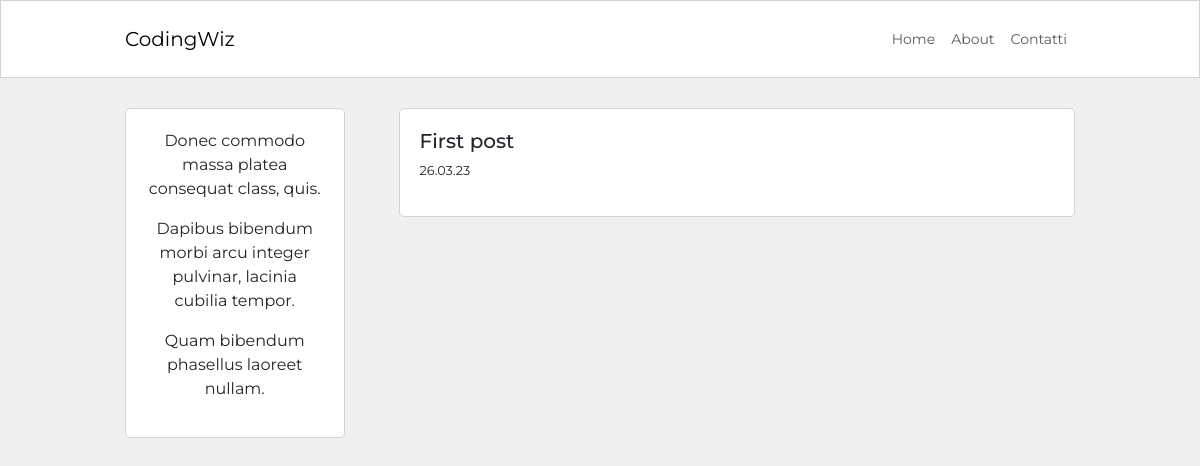
Before: / with the older database file.
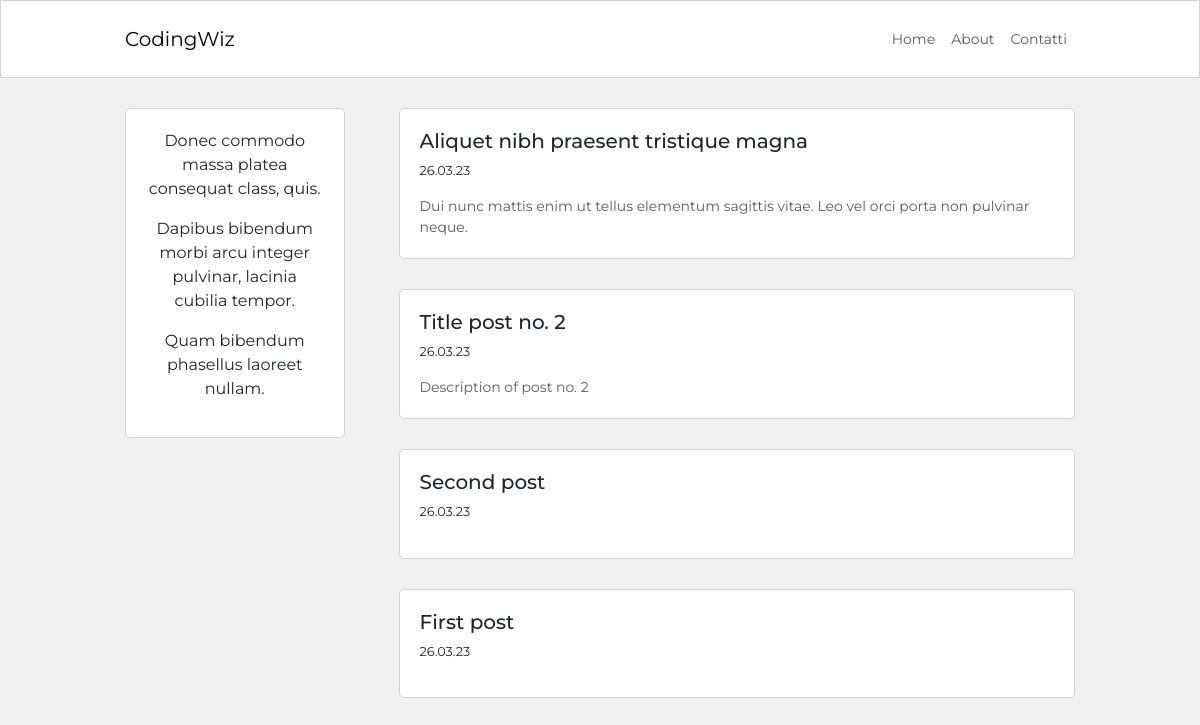
After: the same page with the newer database file.
### blog/models.py (models this page shows, shortened)
class Post(db.Model):
    id = db.Column(db.Integer, primary_key=True)
    user_id = db.Column(db.Integer, db.ForeignKey('user.id'), nullable=False)
    created_at = db.Column(db.DateTime, default=datetime.now)
    title = db.Column(db.String(120), nullable=False)
    description = db.Column(db.String(240))
    body = db.Column(db.Text(), nullable=False)

### blog/routes.py (the view)
@app.route("/")
def homepage():
    posts = Post.query.order_by(Post.created_at.desc()).all()
    return render_template("homepage.html", posts=posts)

### blog/templates/homepage.html (shortened to what this page needs)
{% extends 'base.html' %}
{% block content %}
    <div class="container content-container">
        <div class="row no-gutters">
            <div class="col-md-9 order-md-2">
                {% for post in posts %}
                <div class="single-post-home">
                    <h5>{{ post.title }}</h5>
                    <p class="p-small-created-date">{{ post.created_at.strftime('%d.%m.%y') }}</p>
                    {% if post.description %}
                    <p class="p-small-description text-muted mb-0">{{ post.description }}</p>
                    {% endif %}
                </div>
                {% endfor %}
            </div>
            <div class="col-md-3 order-md-1">
                <div class="about-snippet-block text-center">
                    {{ lipsum(n=3, min=5, max=10) }}
                </div>
            </div>
        </div>
    </div>
{% endblock content %}

### blog/templates/base.html (shortened to what this page needs)
<!DOCTYPE html>
<html lang="en">
<head>
    <link href="https://cdn.jsdelivr.net/npm/bootstrap@5.3.0-alpha2/dist/css/bootstrap.min.css" rel="stylesheet" >
    <link rel="stylesheet" href= "{{ url_for('static', filename="blog.css") }}">
</head>
<body>
    <nav class="navbar navbar-expand-lg navbar-bg-white">
        <div class="container navbar-container">
            <a class="navbar-brand" href="#">CodingWiz</a>
            <div class="collapse navbar-collapse" id="navbarSupportedContent">
                <ul class="navbar-nav ms-auto">
                  <li class="nav-item">
                    <a class="nav-link" href="{{ url_for('homepage') }}">Home</a>
                  </li>
                  <li class="nav-item">
                    <a class="nav-link" href="{{ url_for('about') }}">About</a>
                  </li>
                  <li class="nav-item">
                    <a class="nav-link" href="#">Contatti</a>
                  </li>
                </ul>
            </div>
        </div>
    </nav>
    {% block content %}
    {% endblock content %}
</body>
</html>

### blog/static/blog.css (style rules this page uses)
html, body { font-family: 'Montserrat', sans-serif; background-color: #f0f0f0; }
.navbar-bg-white { background-color: white; border: 1px solid #d3d3d3; }
.content-container { max-width: 950px; margin-top: 30px; margin-bottom: 30px; padding: 0px; }
.navbar-container { max-width: 950px; padding: 10px 0px 10px 0px; font-size: 0.875rem; }
.single-post-home { background-color: white; border: 1px solid #d3d3d3; border-radius: 5px; padding: 20px; margin-bottom: 30px; }
.about-snippet-block { background-color: white; border: 1px solid #d3d3d3; border-radius: 5px; padding: 20px; }
.p-small-description { font-size: 0.875rem; }
.p-small-created-date { font-size: 0.800rem; }
@media (min-width:768px) { .single-post-home { margin-left: 30px; } }

Changed rows visible on the page:
added Post: title "Aliquet nibh praesent tristique magna", created_at "26.03.23", description "Dui nunc mattis enim ut tellus elementum sagittis vitae. Leo vel orci porta non pulvinar neque."
added Post: title "Title post no. 2", created_at "26.03.23", description "Description of post no. 2"
added Post: title "Second post", created_at "26.03.23"
